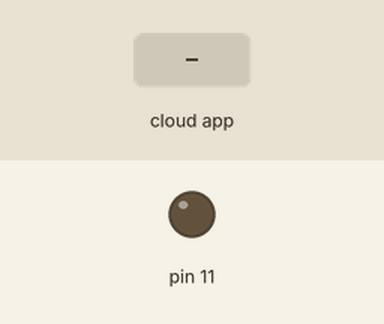
Simulated run of this sketch. Board: Arduino Uno, built with avr-gcc and run on an emulated ATmega328P. Shown: output pins drawn as LEDs (lit = HIGH). The inputs (shaded band) are chosen by the test bench. The ROS host is connected and sends only what is stated.

Above: at 1.2 s.
1.3 s: the phone or cloud app sets LED to 45
At 1.8 s:
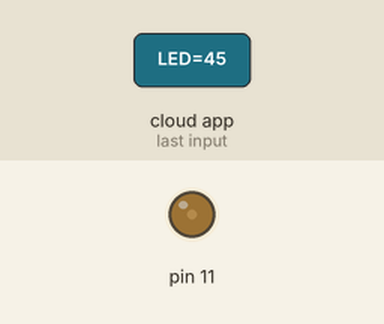
2.8 s: the phone or cloud app sets LED to 90
At 3.9 s:
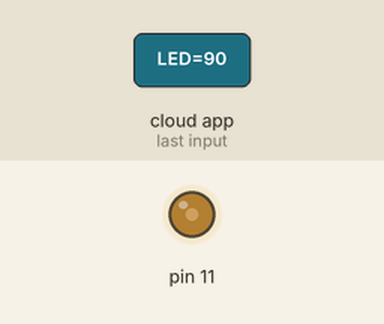
4.3 s: the phone or cloud app sets LED to 180
At 5.3 s:
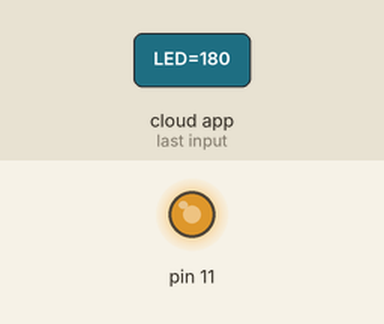
Timing chart, 0 to 7.3 s (numbered marks = the images above; inputs shaded):
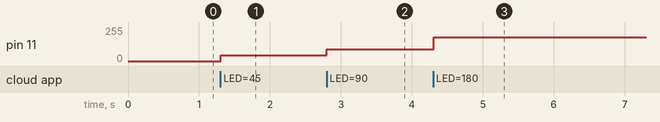

The sketch:

subscriber.ino
```cpp
/*
  Project:two_serial_port
  Publisher Node:analog_data
  Subscriber Node:LED
  This program subscribes from ardrun.py and makes the LED glow accordingly.
  Change the serial port in launch file
  Author:Visnu Ritesh, Research Trainee, Bluetronics
 */

#include <ros.h>
#include <std_msgs/Int32.h>

ros::NodeHandle nh;

void messageCb(const std_msgs::Int32& msg)
{
  analogWrite(11,msg.data);
}

ros::Subscriber<std_msgs::Int32> sub("LED", &messageCb);

void setup()
{
  pinMode(11, OUTPUT);
  nh.initNode();
  nh.subscribe(sub);
}

void loop()
{
  nh.spinOnce();
  delay(10);
}
```

Measured:
- after the input at 1.3 s, pin 11: 0/255 → 45/255 at once
- after the input at 2.8 s, pin 11: 45/255 → 90/255 at once
- after the input at 4.3 s, pin 11: 90/255 → 180/255 at once
